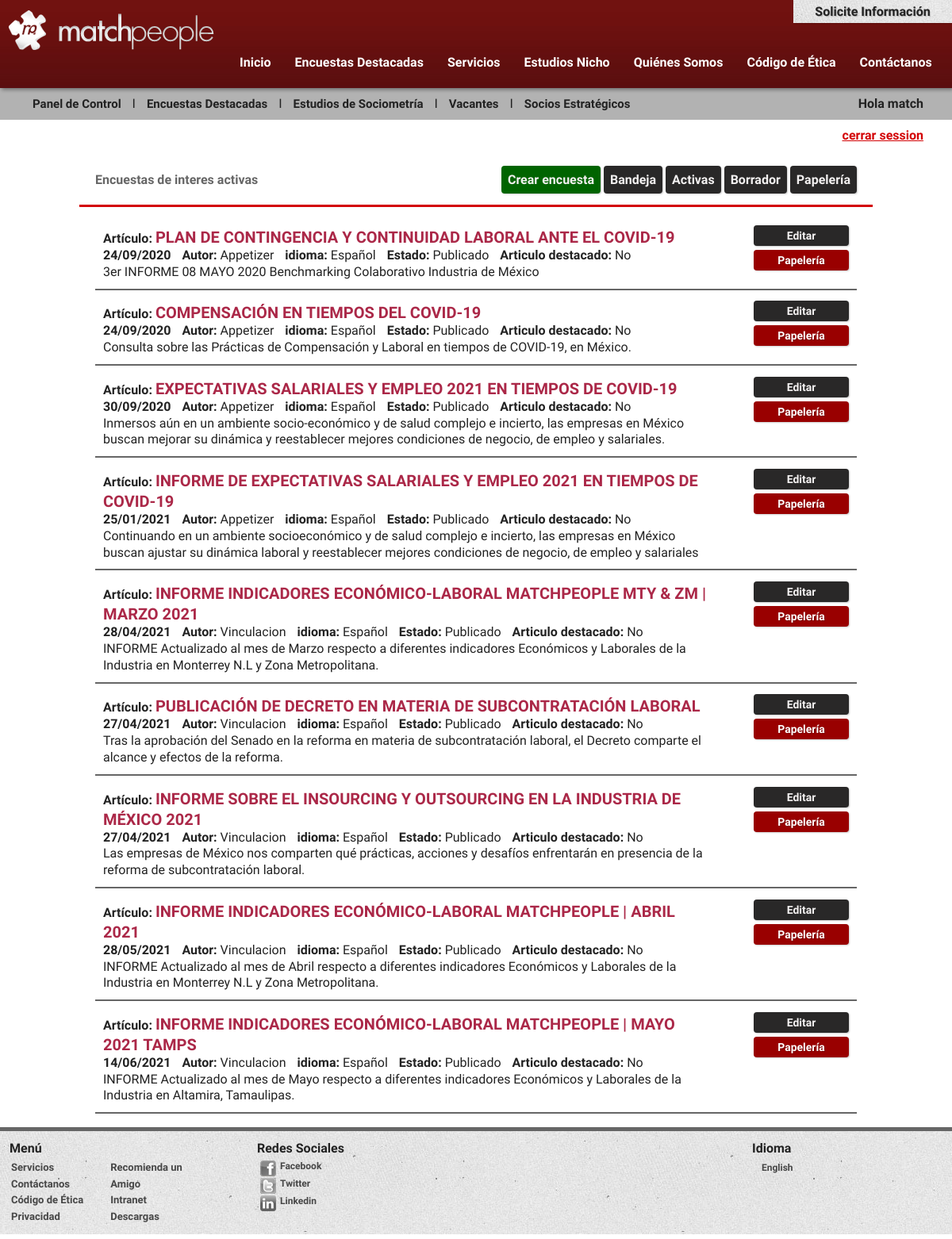
The app's page /matchpeople/activas_encuesta.php (signed in) with its own data.
### tables this page shows
CREATE TABLE `encuesta` (
  `id` int(11) NOT NULL,
  `nomencuesta` varchar(150) NOT NULL,
  `balaso` varchar(250) NOT NULL,
  `descripcion` varchar(400) NOT NULL,
  `documento` varchar(200) NOT NULL,
  `imagen` varchar(150) NOT NULL,
  `alt` varchar(150) NOT NULL,
  `keywords` varchar(150) NOT NULL,
  `file` varchar(150) NOT NULL,
  `autor` varchar(100) NOT NULL,
  `idiomaId` int(10) NOT NULL,
  `estatusId` int(10) NOT NULL,
  `papeleria` int(10) NOT NULL,
  `destacado` int(10) NOT NULL,
  `fecha` date NOT NULL
);

### matchpeople/activas_encuesta.php (the view, shortened to what this page needs)
<!doctype html>
<html>
<head>
<?php include("header.php");?>
<div id="contenido">
	<?php include("menus/menu_vacantes.php");?>
  <div class="titulosec" >
	  Encuestas de interes activas
		<?php include("menus/menu_encuestas.php");?>
  </div>
  <div class="ochenta centar" >
		<?php
			include("clavesbd.php");
			$con = mysqli_connect($servername, $username, $password, $dbname);
			mysqli_set_charset($con,"utf8");
		 $sql = "SELECT * FROM encuesta where papeleria != 1 AND estatusId = 1";
					$result = mysqli_query($con, $sql);
					if (mysqli_num_rows($result) > 0) {
						while($row = mysqli_fetch_assoc($result)) {
							$TituloEncuesta =  $row['nomencuesta'];
							$balaso = $row['balaso'];
							$newDate = $row['fecha'];
							$autor = $row['autor'];
							$idiomaId = $row['idiomaId'];
							$estatusId = $row['estatusId'];
							$destacado = $row['destacado'];
							$Fecha = date("d/m/Y", strtotime($newDate));
							$TituloEncuesta = strtoupper($TituloEncuesta);
						echo "<form class='box_vacante' action='editar_encuesta.php?id=".$row['id']."' enctype='multipart/form-data' method='POST'>";?>
						<div class='col1 ochenta'>
							<strong>Artículo:</strong> <span class='h2'><?php echo"$TituloEncuesta"; ?></span>
							<br><strong><?php echo"$Fecha"; ?></strong>
							<strong class='izquierdo'> Autor: </strong>
							<?php echo"$autor"; ?>
						 	<strong class='izquierdo'>idioma: </strong>
						 	<?php if ($idiomaId != "1") { $idioma =" Ingles";} else {$idioma ="Español";}  echo"$idioma"; ?>
						 	<strong class='izquierdo'>Estado: </strong>
						 	<?php if ($estatusId != "1") { $estatus ="Borrador";} else {$estatus ="Publicado";} echo"$estatus"; ?>
						 	<strong class='izquierdo'>Articulo destacado: </strong>
						 	<?php if ($destacado != "1") { $destacado2 ="No";} else {$destacado2 ="Si";} echo"$destacado2"; ?>
						 	<br>
						 	<?php echo"$balaso"; ?>
					 	</div>
						<div class='col2'>
							<input class='btn2 alignCenter' type='submit' value='Editar' name='btn_submit' style='width: 120px;'>
							<input class='btn3 alignCenter' type='submit' value='Papelería' name='btn_submit' style='width: 120px;'>
						</div>
						</form>
				<?php	}	} else { echo "<h3>No hay encuestas activas</h3>"; }mysqli_close($con); ?>
  </div>
</div>
<?php include ("footer.php");?>

### matchpeople/css/boilerplate.css (style rules this page uses)
html { font-size: 100%; -webkit-text-size-adjust: 100%; -ms-text-size-adjust: 100%; }
html, button, input, select, textarea { font-family: 'Open Sans Condensed', 'Arial Narrow', serif; color: #222; }
body { margin: 0; font-size: 1em; line-height: 1.3; font-family: 'Open Sans Condensed', 'Arial Narrow', serif; -webkit-font-smoothing: antialiased; -moz-font-smoothing: antialiased; font-smoothing: antialiased; }
b, strong { font-weight: bold; }
form { margin: 0; }
button, input, select, textarea { font-size: 100%; margin: 0; vertical-align: baseline; *vertical-align: middle; }
button, input { line-height: normal; }
button, input[type="button"], input[type="reset"], input[type="submit"] { cursor: pointer; -webkit-appearance: button; *overflow: visible; }

### matchpeople/css/main.css (style rules this page uses)
#contenido { display: inline-block; width: 100%; margin-top: 0px; }
@media only screen and (min-width: 482px) { #contenido { display: inline-block; width: 100%; margin-top: 0px; } }
@media only screen and (min-width: 769px) { #contenido { display: inline-block; width: 100%; margin-top: 0px; } }

### matchpeople/css/espacios.css (style rules this page uses)
body { margin: 0px; padding: 0px; }
.ochenta { width: 80% }
.izquierdo { margin-left: 10px; }
.centar { width: 80%; margin: 0 auto; text-align: center; }

### matchpeople/css/aaestudios.css (style rules this page uses)
@media only screen and (min-width: 760px) { .izquierdo { margin-left: 10px; } }

### matchpeople/css/vacante.css (style rules this page uses)
.box_vacante { margin: 0; border-bottom: #666 solid 2px; width: 100%; display: inline-block; }
.box_vacante .col2 { float: right; padding: 0px; }
.titulosec { border-bottom-width: 8px; border-bottom: rgba(211,0,3,1.00) solid; color: rgba(102,102,102,1.00); width: 80%; padding: 20px; margin: 15px auto; font-weight: 900; }
.col1 { display: block; padding: 10px; text-align: left; float: left; }
.col2 { display: block; width: 130px; padding: 10px; float: left; }
.h2 { font-size: 20px; font-weight: 900; color: #ab2848; text-transform: uppercase; }
.alignCenter { top: 50%; display: inherit; text-align: center; }

### matchpeople/css/botones.css (style rules this page uses)
.btn2 { background-color: #292828; color: #F3F1F1; margin: 8px 0px 5px 0px; font-weight: 800; border: 0; -moz-box-shadow: 1px 1px 2px rgba(0,0,0,0.2); -webkit-box-shadow: 1px 1px 2px rgba(0,0,0,0.2); box-shadow: 1px 1px 2px rgba(0,0,0,0.2); }
.btn3 { color: #FFF; margin: 0px 0px 10px 0px; padding: 5px 10px; font-weight: 900; background-color: #900; font-size: 14px; border: 0px; -moz-box-shadow: 1px 1px 2px rgba(0,0,0,0.2); -webkit-box-shadow: 1px 1px 2px rgba(0,0,0,0.2); box-shadow: 1px 1px 2px rgba(0,0,0,0.2); text-shadow: 1px 1px 1px rgba(0,0,0,0.2); cursor: pointer }

### matchpeople/css/forms.css (style rules this page uses)
input { color: #333; padding: 5px; font-size: 14px; }

### matchpeople/css/background.css (style rules this page uses)
html, body { height:100%; }

### matchpeople/css/validador.css (style rules this page uses)
input[type=submit] { border-radius: 4px; }

### records on screen
encuesta: nomencuesta "PLAN DE CONTINGENCIA Y CONTINUIDAD LABORAL ANTE EL COVID-19", fecha "24/09/2020", autor "Appetizer", idiomaId "Español", estatusId "Publicado", destacado "No", balaso "3er INFORME 08 MAYO 2020 Benchmarking Colaborativo Industria de México"
encuesta: nomencuesta "COMPENSACIÓN EN TIEMPOS DEL COVID-19", fecha "24/09/2020", autor "Appetizer", idiomaId "Español", estatusId "Publicado", destacado "No", balaso "Consulta sobre las Prácticas de Compensación y Laboral en tiempos de COVID-19, en México."
encuesta: nomencuesta "EXPECTATIVAS SALARIALES Y EMPLEO 2021 EN TIEMPOS DE COVID-19", fecha "30/09/2020", autor "Appetizer", idiomaId "Español", estatusId "Publicado", destacado "No", balaso "Inmersos aún en un ambiente socio-económico y de salud complejo e incierto, las empresas en México buscan mejorar su dinámica y reestablecer mejores condiciones de negocio, de empleo y salariales."
encuesta: nomencuesta "INFORME DE EXPECTATIVAS SALARIALES Y EMPLEO 2021 EN TIEMPOS DE COVID-19", fecha "25/01/2021", autor "Appetizer", idiomaId "Español", estatusId "Publicado", destacado "No", balaso "Continuando en un ambiente socioeconómico y de salud complejo e incierto, las empresas en México buscan ajustar su dinámica laboral y reestablecer mejores condiciones de negocio, de empleo y salariales"
encuesta: nomencuesta "INFORME INDICADORES ECONÓMICO-LABORAL MATCHPEOPLE MTY & ZM | MARZO 2021", fecha "28/04/2021", autor "Vinculacion", idiomaId "Español", estatusId "Publicado", destacado "No", balaso "INFORME Actualizado al mes de Marzo respecto a diferentes indicadores Económicos y Laborales de la Industria en Monterrey N.L y Zona Metropolitana."
encuesta: nomencuesta "PUBLICACIÓN DE DECRETO EN MATERIA DE SUBCONTRATACIÓN LABORAL", fecha "27/04/2021", autor "Vinculacion", idiomaId "Español", estatusId "Publicado", destacado "No", balaso "Tras la aprobación del Senado en la reforma en materia de subcontratación laboral, el Decreto comparte el alcance y efectos de la reforma."
encuesta: nomencuesta "INFORME SOBRE EL INSOURCING Y OUTSOURCING EN LA INDUSTRIA DE MÉXICO 2021", fecha "27/04/2021", autor "Vinculacion", idiomaId "Español", estatusId "Publicado", destacado "No", balaso "Las empresas de México nos comparten qué prácticas, acciones y desafíos enfrentarán en presencia de la reforma de subcontratación laboral."
encuesta: nomencuesta "INFORME INDICADORES ECONÓMICO-LABORAL MATCHPEOPLE | ABRIL 2021", fecha "28/05/2021", autor "Vinculacion", idiomaId "Español", estatusId "Publicado", destacado "No", balaso "INFORME Actualizado al mes de Abril respecto a diferentes indicadores Económicos y Laborales de la Industria en Monterrey N.L y Zona Metropolitana."
encuesta: nomencuesta "INFORME INDICADORES ECONÓMICO-LABORAL MATCHPEOPLE | MAYO 2021 TAMPS", fecha "14/06/2021", autor "Vinculacion", idiomaId "Español", estatusId "Publicado", destacado "No", balaso "INFORME Actualizado al mes de Mayo respecto a diferentes indicadores Económicos y Laborales de la Industria en Altamira, Tamaulipas."

### other values on screen
$autor "match"
